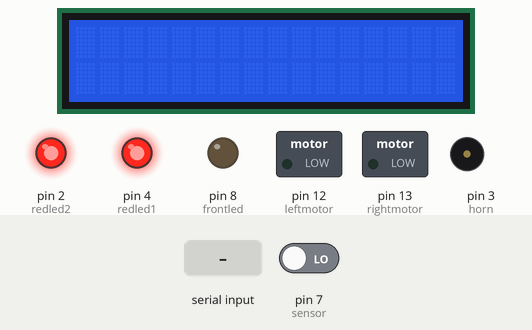
The sketch below on a simulated Arduino Uno, built with avr-gcc and run on an emulated ATmega328P. On the bench: 16×2 character LCD, switched loads named in the sketch (green lamp = pin HIGH), output pins drawn as LEDs (lit = HIGH), buzzer (waves = sounding, pin HIGH). The test bench sets the inputs (shaded band); at power-on: pin 7 (sensor) LOW. What the sketch prints to the serial monitor is not drawn.

Above: at 1.2 s.
1.3 s: pin 7 (sensor) driven HIGH
At 2.4 s:
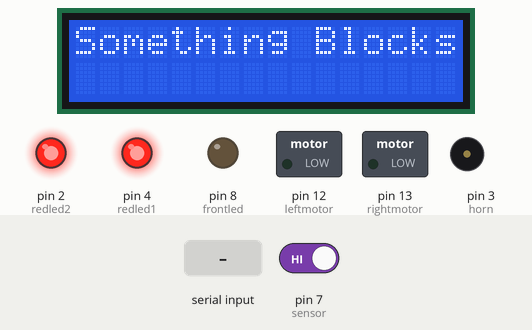
2.8 s: pin 7 (sensor) driven LOW
At 4.5 s:
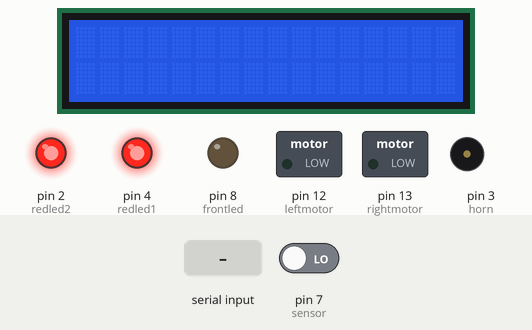
4.8 s: "h" received over Serial
At 5.2 s:
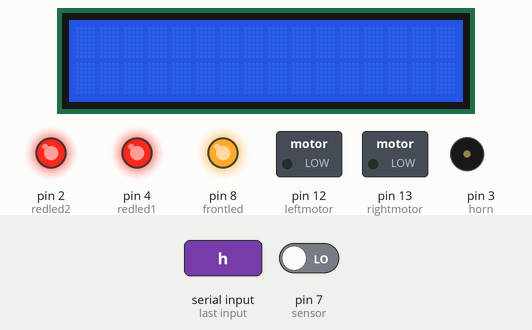
6.8 s: "1" received over Serial
At 8.3 s:
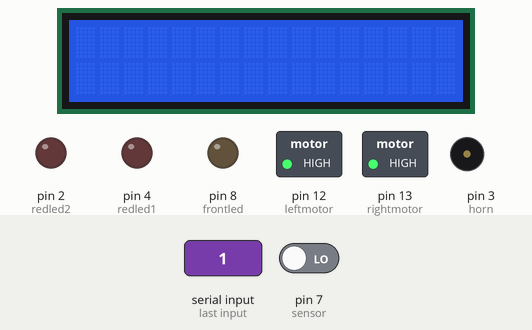
8.6 s: "2" received over Serial
At 9.3 s:
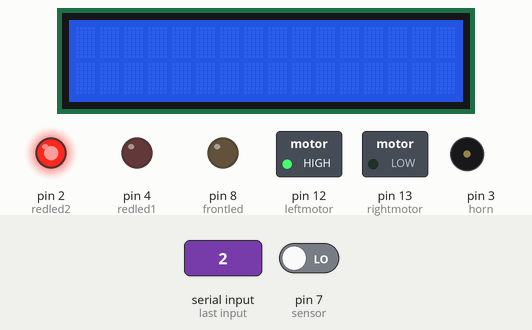
10.1 s: "3" received over Serial
At 10.6 s:
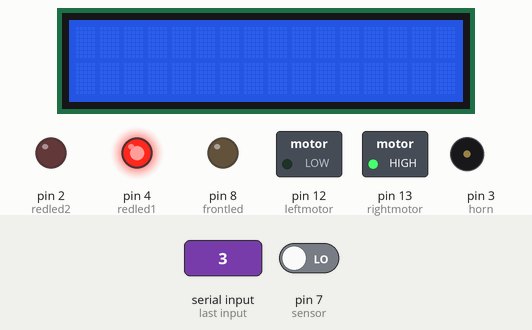
Timing chart, 0 to 12.6 s (numbered marks = the images above; inputs shaded):
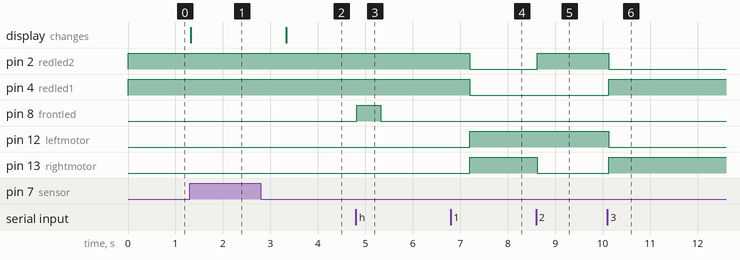

Measured:
- after the input at 1.3 s, the display: changes at once (image 1)
- after the input at 2.8 s, the display: changes after 0.53 s (image 2)
- after the input at 4.8 s, pin 8 (frontled): LOW → HIGH at once, → LOW 0.50 s later
- after the input at 6.8 s, pin 2 (redled2), pin 4 (redled1): HIGH → LOW after 0.40 s; pin 12 (leftmotor), pin 13 (rightmotor): LOW → HIGH after 0.40 s
- after the input at 8.6 s, pin 2 (redled2): LOW → HIGH at once; pin 13 (rightmotor): HIGH → LOW at once
- after the input at 10.1 s, pin 2 (redled2), pin 12 (leftmotor): HIGH → LOW at once; pin 4 (redled1), pin 13 (rightmotor): LOW → HIGH at once

The sketch:

Project.ino
```cpp
#include <Adafruit_LiquidCrystal.h>
#include <Wire.h>
Adafruit_LiquidCrystal lcd(0);
int rightmotor = 13;
int leftmotor = 12;
int sensor = 7;
int frontled = 8;
int redled1 = 4;
int redled2 = 2;
int horn = 3;
char command;

void setup()
{
  pinMode(rightmotor, OUTPUT);
  pinMode(leftmotor, OUTPUT);
  pinMode(sensor, INPUT);
  pinMode(frontled, OUTPUT);
  pinMode(redled1, OUTPUT);
  pinMode(redled2, OUTPUT);
  pinMode(horn, OUTPUT);
  Serial.begin(500);
  digitalWrite(redled1, HIGH);
  digitalWrite(redled2, HIGH);
  lcd.begin(16, 2);
}

void loop()
{
  lcd.setCursor(0,0);
  lcd.print("                ");
  if(digitalRead(sensor) == HIGH){
  Serial.println("Something Blocks Us!");
  lcd.setCursor(0,0);
  lcd.print("Something Blocks");
  digitalWrite(rightmotor, LOW);
  digitalWrite(leftmotor, LOW);
  digitalWrite(redled1, HIGH);
  digitalWrite(redled2, HIGH);
  delay(2000);
  loop();
  }
  if(Serial.available() > 0){
  command = Serial.read();
  if(command == 'h'){
  digitalWrite(frontled, HIGH);
  delay(500);
  digitalWrite(frontled, LOW);
  Serial.println("=====================");
  Serial.println("h --> Help , 0 --> Stop , 1 --> Forward , 2 --> Turn Right");
  Serial.println("3 --> Turn Left , 4 --> Lights On-Off , 5 --> Horn");
  Serial.println("=====================");
  }
  else if(command == '1'){
  digitalWrite(rightmotor, HIGH);
  digitalWrite(leftmotor, HIGH);
  digitalWrite(redled1,LOW);
  digitalWrite(redled2,LOW);
  }
  else if(command == '0'){
  digitalWrite(rightmotor, LOW);
  digitalWrite(leftmotor, LOW);
  digitalWrite(redled1,HIGH);
  digitalWrite(redled2,HIGH);
  }
  else if(command == '2'){
  digitalWrite(rightmotor, LOW);
  digitalWrite(leftmotor, HIGH);
  digitalWrite(redled1, LOW);
  digitalWrite(redled2, HIGH);
  }
  else if(command == '3'){
  digitalWrite(rightmotor, HIGH);
  digitalWrite(leftmotor, LOW);
  digitalWrite(redled1, HIGH);
  digitalWrite(redled2, LOW);
  }
  else if(command == '4'){
    if(digitalRead(frontled) == LOW){
    digitalWrite(frontled, HIGH);
    }else{
    digitalWrite(frontled, LOW);
    }
  }
  else if(command == '5'){
    //digitalWrite(horn , HIGH);
    tone(horn,3000,500);
    delay(500);
    digitalWrite(horn , LOW);
  }
  else{
  Serial.println("Wrong Input!");
  lcd.setCursor(0,0);
  lcd.print("Wrong Input!");
  }
  }
    }
```
